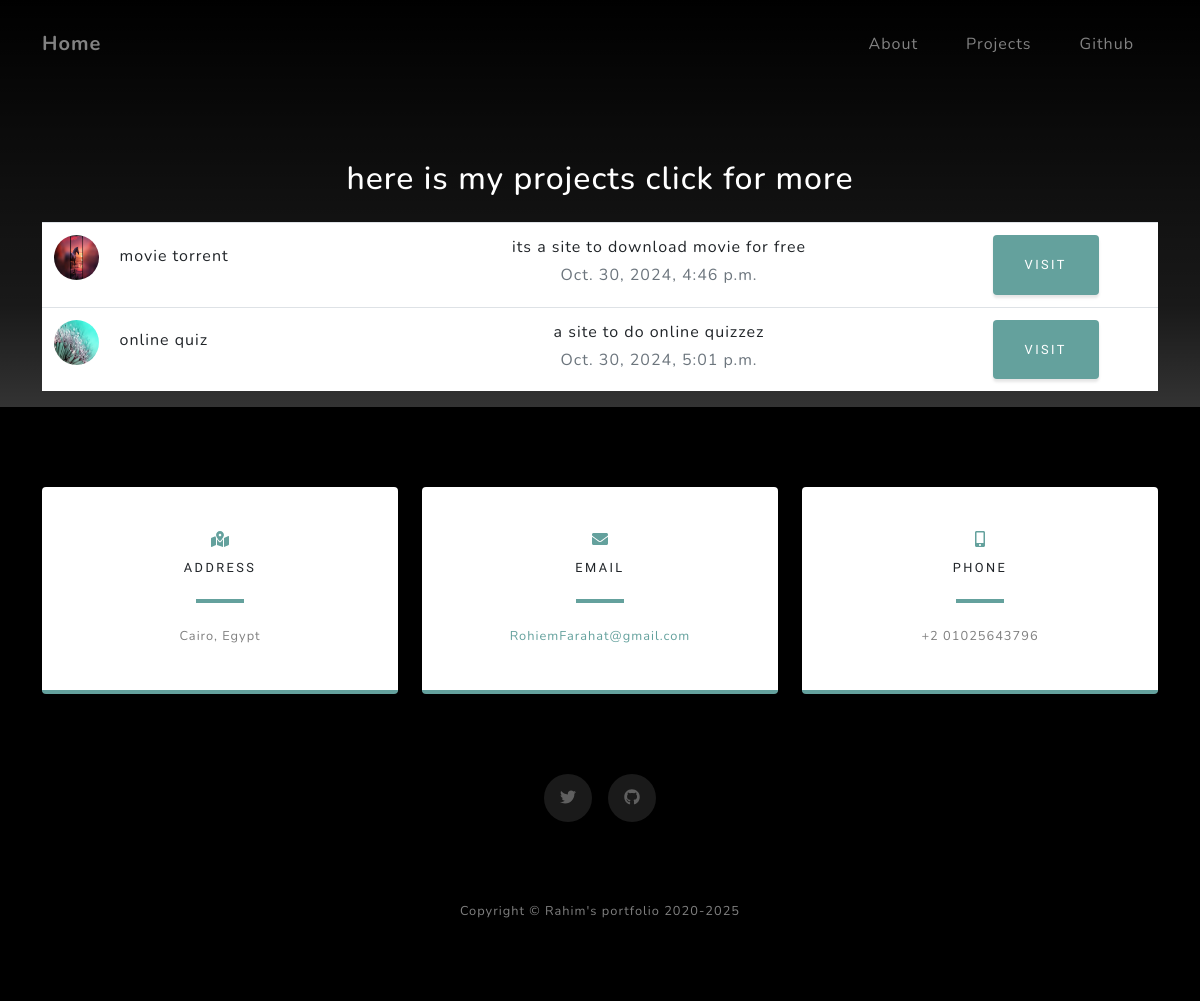
The app's page /models with its own data.
### portfolio/models.py (models this page shows, shortened)
class Project(models.Model):
    title=models.CharField(max_length=100)
    text=models.TextField()
    image=models.ImageField( upload_to="vlog-media")
    video = EmbedVideoField(blank=True)
    created = models.DateTimeField(auto_now_add=True)
    slug=models.SlugField(blank=True, null=False)
    desc=models.CharField(max_length=90)
    pinned=models.BooleanField(default=False)

### portfolio/views.py (the view)
# urls.py: path('models',models , name="models"),
def models(request):
    models=Project.objects.all()
    return render(request,"model.html",{"models":models})

### templates/model.html (shortened to what this page needs)
{% extends "lila.html" %}
{% block content %}
 <h2 class="text-white mb-4 text-center">here is my projects click for more</h2>
<div class="form-group purple-border">
    <table class="table align-middle mb-0 bg-white">
        <tbody>
            {% for m in models %}
          <tr>
            <td>
              <div class="d-flex align-items-center">
                <img
                    src="{{m.image.url}}"
                    alt=""
                    style="width: 45px; height: 45px"
                    class="rounded-circle"
                    />
                    <div class="ms-3">
                        <p class="fw-bold mb-1"><span>     &nbsp; &nbsp;      </span>{{ m.title}}</p>
                      </div>
              </div>
            </td>
            <td>
              <p class="fw-normal mb-1">{{ m.desc}}</p>
              <p class="text-muted mb-0">{{m.created}}</p>
            </td>
            <td> <a
                href="{% url 'portfolio:modeldetail' m.slug %}"
                target="_blank"
                class="btn btn-primary btn-md"
                >VisiT
              </a>
            </td>
          </tr>
          {% endfor %}
        </tbody>
      </table>
</div>
{% endblock content %}

### records on screen
Project: image (picture), title "movie torrent", desc "its a site to download movie for free", created "Oct. 30, 2024, 4:46 p.m."
Project: image (picture), title "online quiz", desc "a site to do online quizzez", created "Oct. 30, 2024, 5:01 p.m."
